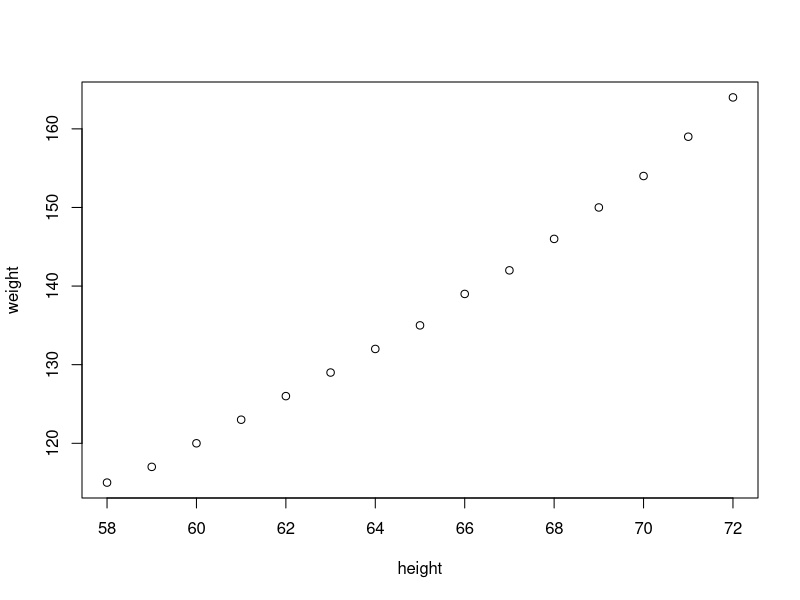
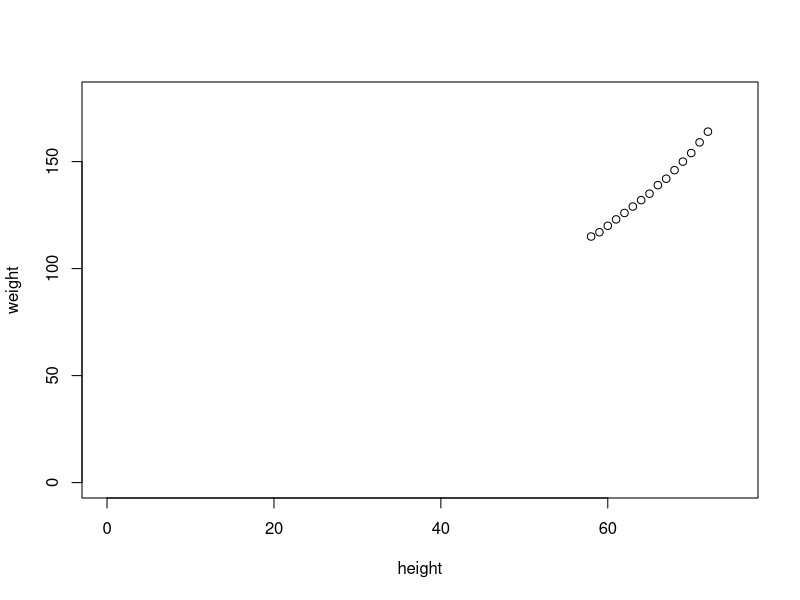

Source code (R) for these figures, in order: (Note: this script raises an error after producing the figures.)
# Regression Analysis
data()
data(women)
women
str(women)
cov(women$height, women$weight)
cor(women$height, women$weight)
plot(women)
names(women)  #x- IV, y -DV
plot(women, xlim=c(0,75), ylim=c(0,180))
df = women
df
set.seed(10)
(df$age = floor(runif(15, 20,30)))
set.seed(10)
(age = floor(runif(15, 20,30)))
df$age == age
cbind(df$age, age, df$age-age)
df$var2 = floor(runif(15, 30,40))
df
df$age2 = age
df[-c(1:2)]
df = df[-4]
df

#y = mx + c
fit1= lm(formula= weight ~ height + age +var2 , data= df)
summary(fit1)
abline(fit1)
df
cor(df$weight, df$height)
df=women
df$predict = predict(fit1, newdata=data.frame(height=women$height))
df
abline(v=60)
abline(h=119)
